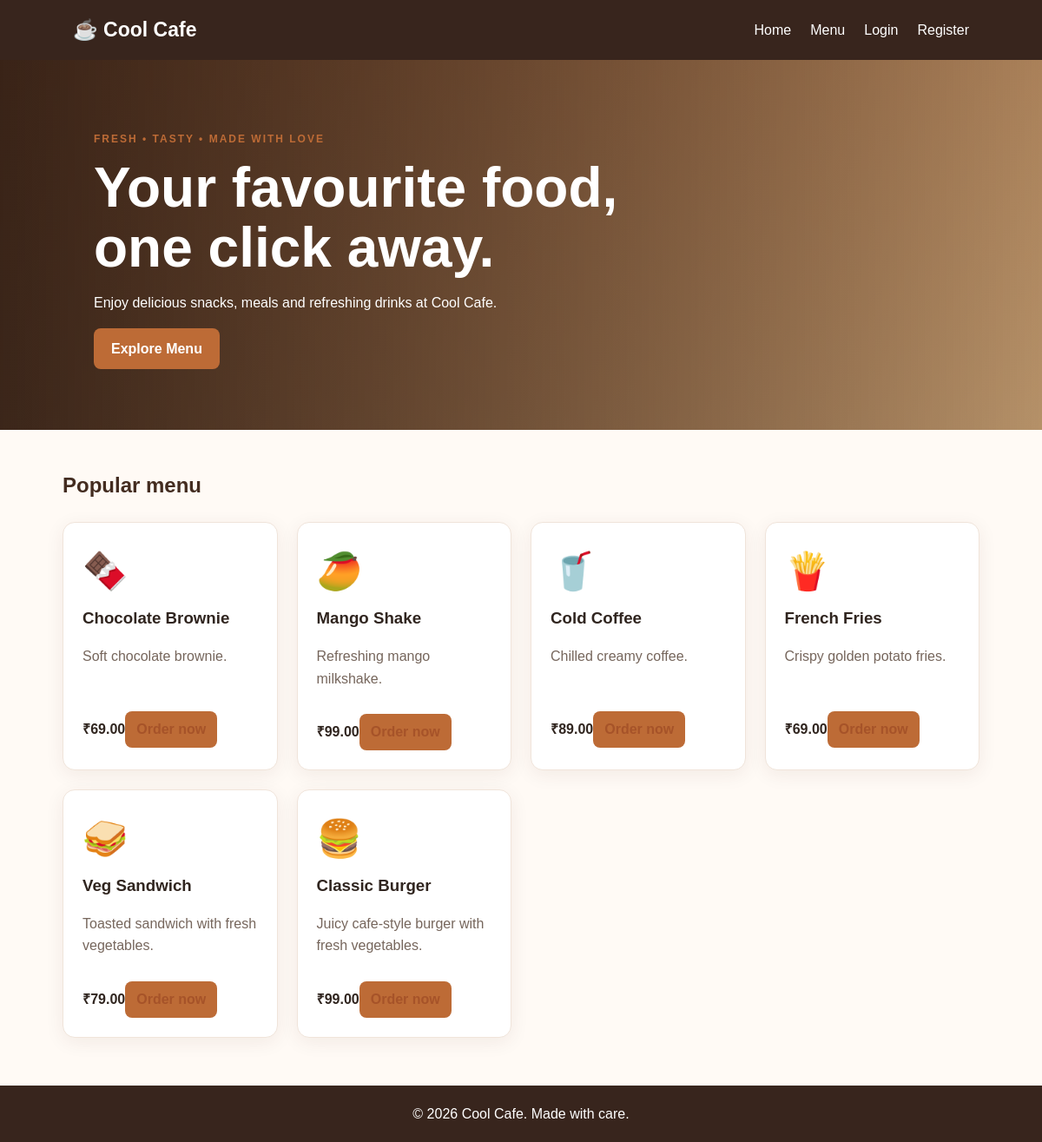
The page / on the database its author committed.
### tables this page shows
CREATE TABLE IF NOT EXISTS products (
  id INT AUTO_INCREMENT PRIMARY KEY,
  name VARCHAR(100) NOT NULL,
  category VARCHAR(50) NOT NULL,
  description VARCHAR(255),
  price DECIMAL(10,2) NOT NULL,
  emoji VARCHAR(10) DEFAULT '🍽️',
  available TINYINT(1) DEFAULT 1
);

### index.php (the view, shortened to what this page needs)
<?php
require_once "db.php";
$result = $conn->query("SELECT * FROM products WHERE available=1 ORDER BY id DESC");
?>
<!DOCTYPE html>
<html lang="en">
<head>
  <title>Cool Cafe | Home</title><link rel="stylesheet" href="style.css">
</head>
<body>
<header class="navbar"><a class="logo" href="index.php">☕ Cool Cafe</a>
<nav><a href="index.php">Home</a><a href="menu.php">Menu</a>
<?php if(isset($_SESSION['user_id'])): ?><a href="my_orders.php">My Orders</a><a href="logout.php">Logout</a>
<?php else: ?><a href="login.php">Login</a><a href="register.php">Register</a><?php endif; ?></nav></header>
<section class="hero"><div><p class="eyebrow">FRESH • TASTY • MADE WITH LOVE</p><h1>Your favourite food,<br>one click away.</h1><p>Enjoy delicious snacks, meals and refreshing drinks at Cool Cafe.</p><a class="btn" href="menu.php">Explore Menu</a></div></section>
<main class="container"><h2>Popular menu</h2><div class="products">
<?php while($p=$result->fetch_assoc()): ?>
<article class="product"><div class="food-icon"><?= htmlspecialchars($p['emoji']) ?></div><h3><?= htmlspecialchars($p['name']) ?></h3><p><?= htmlspecialchars($p['description']) ?></p><strong>₹<?= number_format((float)$p['price'],2) ?></strong><a class="btn small" href="menu.php">Order now</a></article>
<?php endwhile; ?>
</div></main><footer>© <?= date('Y') ?> Cool Cafe. Made with care.</footer>
</body></html>

### style.css (style rules this page uses)
* { box-sizing:border-box }
body { margin:0;font-family:Arial,Helvetica,sans-serif;color:#30251f;background:#fffaf5;line-height:1.6 }
.navbar { display:flex;justify-content:space-between;align-items:center;padding:16px 7%;background:#38251d;color:white }
.logo { font-size:23px;font-weight:800;color:#fff;text-decoration:none }
.navbar nav { display:flex;gap:22px;flex-wrap:wrap }
.navbar nav a { color:#fff;text-decoration:none }
.hero { min-height:390px;padding:70px 9%;display:flex;align-items:center;background:linear-gradient(90deg,rgba(40,25,18,.88),rgba(40,25,18,.3)),linear-gradient(135deg,#b66d3c,#f2c58e);color:white }
.hero h1 { font-size:clamp(38px,6vw,64px);line-height:1.08;margin:10px 0 }
.hero p { max-width:520px }
.eyebrow,.category { letter-spacing:2px;font-size:12px;font-weight:bold;color:#bd6b36 }
.btn { display:inline-block;border:0;border-radius:8px;background:#bd6b36;color:white;text-decoration:none;padding:11px 20px;font-weight:bold;cursor:pointer }
.container { max-width:1100px;margin:45px auto;padding:0 22px }
.container h1,.container h2 { color:#432c20 }
.products { display:grid;grid-template-columns:repeat(auto-fit,minmax(220px,1fr));gap:22px;margin-top:22px }
.product,.order,.form-card { background:white;padding:22px;border-radius:14px;box-shadow:0 5px 22px #42230d12;border:1px solid #f0e4da }
.product h3 { margin:6px 0 }
.product p { color:#76665c;min-height:48px }
.food-icon { font-size:42px }
.small { padding:8px 13px;margin-top:12px }
.form-card a,.container a { color:#a65329 }
footer { text-align:center;background:#38251d;color:#fff;padding:20px;margin-top:55px }

### rows shown on the page
products: emoji "🍫", name "Chocolate Brownie", description "Soft chocolate brownie.", price "69.00"
products: emoji "🥭", name "Mango Shake", description "Refreshing mango milkshake.", price "99.00"
products: emoji "🥤", name "Cold Coffee", description "Chilled creamy coffee.", price "89.00"
products: emoji "🍟", name "French Fries", description "Crispy golden potato fries.", price "69.00"
products: emoji "🥪", name "Veg Sandwich", description "Toasted sandwich with fresh vegetables.", price "79.00"
products: emoji "🍔", name "Classic Burger", description "Juicy cafe-style burger with fresh vegetables.", price "99.00"
